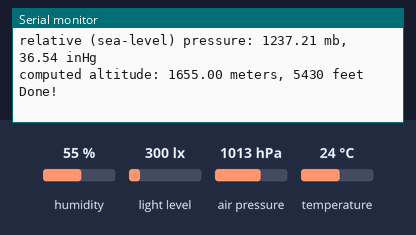
Bench run of a sketch on a simulated ESP8266 (NodeMCU). On the bench: the last lines printed to the serial monitor. The inputs (shaded band) are chosen by the test bench; at power-on: humidity 55 %, light level 300 lx, air pressure 1013 hPa, temperature 24 °C. WiFi joins after 1.5 s; servers stay silent unless stated.

Above: at 3.4 s.
3.5 s: humidity set to 22 %
6.5 s: light level set to 40 lx
At 7.86 s:
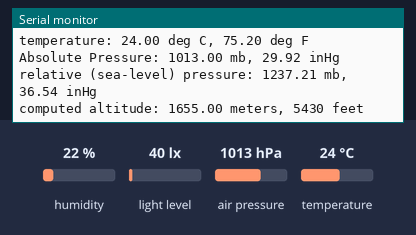
9.5 s: air pressure set to 952 hPa
At 10.1 s:
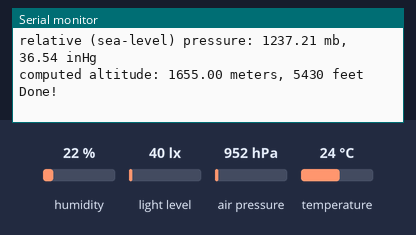
12.5 s: temperature set to 12 °C
At 13.24 s:
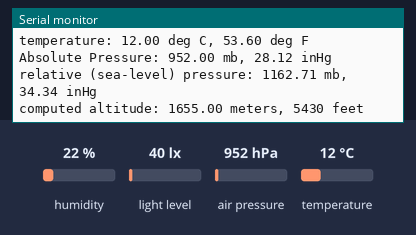

The sketch:

FinalWithThingSpeak.ino
```cpp
/* CONNECTION:
  DHT11:
  VCC - Vin
  GND- GND
  DATA - GPIO0/D3

  BMP180:
  VCC - 3.3V
  GND - GND
  SCL- D1
  SDA - D2
  (WARNING: do not connect + to 5V or the sensor will be damaged!)

  TSL2561:
  VCC - 3.3V
  GND -GND
  SCL - D1
  SDA - D2


*/
#include <ThingSpeak.h>               // add librery
#include <ESP8266WiFi.h>
#include <Adafruit_Sensor.h>
#include <DHT.h>   // including the library of DHT11 temperature and humidity sensor
#include <Adafruit_BMP085_U.h>
#include <Adafruit_TSL2561_U.h>
#include <SFE_BMP180.h>
#include <Wire.h>


WiFiClient  client;
unsigned long counterChannelNumber = 1171764;                // Channel ID
const char * myCounterReadAPIKey = "7CK4XE2KOM6QIJC1";      // Read API Key
const char * myCounterWriteAPIKey = "9IE05N1E0YDM79K3";     // Write API Key
const int FieldNumber1 = 1;
const int FieldNumber2 = 2;
const int FieldNumber3 = 3;
const int FieldNumber4 = 4;
const int FieldNumber5 = 5;
const int FieldNumber6 = 6;

SFE_BMP180 pressure; // You will need to create an SFE_BMP180 object, here called "pressure":
#define ALTITUDE 1655.0 // Altitude in meters

//By modifying the I2C address we can have up to three TSL2561 sensors connected on the same board:
Adafruit_TSL2561_Unified tsl = Adafruit_TSL2561_Unified(TSL2561_ADDR_FLOAT, 12345);  // 12345 default address

DHT dht(0, DHT11); // GPIO0, DHT11
char status;
double T, P, p0, a;


void setup(void)
{
  Serial.begin(115200);
  Serial.println();

  WiFi.begin("Redmi", "123456789");                 // write wifi name & password

  Serial.print("Connecting");
  while (WiFi.status() != WL_CONNECTED)
  {
    delay(500);
    Serial.print(".");
  }
  Serial.println();
  Serial.print("Connected, IP address: ");
  Serial.println(WiFi.localIP());
  ThingSpeak.begin(client);

  dht.begin();
  Serial.println("Humidity and temperature\n\n");
  delay(700);

  Serial.println("Light Sensor Test");
  Serial.println("");

  tsl.enableAutoRange(true);  //Auto-gain ... switches automatically between 1x and 16x

  // Changing the integration time gives you better sensor resolution (402ms = 16-bit data)

  tsl.setIntegrationTime(TSL2561_INTEGRATIONTIME_13MS);   /* fast but low resolution */
  // tsl.setIntegrationTime(TSL2561_INTEGRATIONTIME_101MS);  /* medium resolution and speed */
  // tsl.setIntegrationTime(TSL2561_INTEGRATIONTIME_402MS);  /* 16-bit data but slowest conversions */

  Serial.println(" ");

  if (pressure.begin())
    Serial.println("BMP180 init success");
  else
  {
    Serial.println("BMP180 init fail\n\n");
  }
}


void loop() {
  /*temperature sensor*/
  float h = dht.readHumidity();
  float t = dht.readTemperature();
  Serial.print("Humidity = ");
  Serial.print(h);
  Serial.print("%  ");
  ThingSpeak.setField(1 , h);           // hum
  Serial.print("temperature = ");
  Serial.print(t);
  Serial.println("C  ");
  Serial.println(" ");
  ThingSpeak.setField(2 , t);           // temp


  /*light intensity sensor */
  sensors_event_t event;    //where the sensor data will be stored
  tsl.getEvent(&event);

  /* Display the results (light is measured in lux) */
  if (event.light)
  {
    Serial.print("light = ");
    Serial.print(event.light);
    Serial.println(" lux");
    ThingSpeak.setField(3 , event.light);
  }
  else
  {
    /* If event.light = 0 lux the sensor is probably saturated9and no reliable data could be generated! */
    Serial.println("Sensor overload");
  }
  Serial.println(" ");

  /*pressure sensor*/
  // If you want sea-level-compensated pressure, as used in weather reports,
  // you will need to know the altitude at which your measurements are taken.
  // We're using a constant called ALTITUDE in this sketch:

  Serial.print("provided altitude: ");
  Serial.print(ALTITUDE, 0);  //0 indicates digits after decimal point
  Serial.print(" meters, ");
  Serial.print(ALTITUDE * 3.28084, 0);
  Serial.println(" feet");


  // If you want to measure altitude, and not pressure, you will instead need
  // to provide a known baseline pressure. This is shown at the end of the sketch.

  // You must first get a temperature measurement to perform a pressure reading.

  // Start a temperature measurement:
  // If request is successful, the number of ms to wait is returned.
  // If request is unsuccessful, 0 is returned.

  status = pressure.startTemperature();
  if (status != 0)
  {
    // Wait for the measurement to complete:
    delay(status);

    // Retrieve the completed temperature measurement:
    // Note that the measurement is stored in the variable T.
    // Function returns 1 if successful, 0 if failure.

    status = pressure.getTemperature(T);
    if (status != 0)
    {
      // Print out the measurement:
      Serial.print("temperature: ");
      Serial.print(T, 2);
      Serial.print(" deg C, ");
      Serial.print((9.0 / 5.0)*T + 32.0, 2);
      Serial.println(" deg F");

      // Start a pressure measurement:
      // The parameter is the oversampling setting, from 0 to 3 (highest res, longest wait).
      // If request is successful, the number of ms to wait is returned.
      // If request is unsuccessful, 0 is returned.

      status = pressure.startPressure(3);
      if (status != 0)
      {
        // Wait for the measurement to complete:
        delay(status);

        // Retrieve the completed pressure measurement:
        // Note that the measurement is stored in the variable P.
        // Note also that the function requires the previous temperature measurement (T).
        // (If temperature is stable, you can do one temperature measurement for a number of pressure measurements.)
        // Function returns 1 if successful, 0 if failure.

        status = pressure.getPressure(P, T);
        if (status != 0)
        {
          float x = P;
          // Print out the measurement:
          Serial.print("Absolute Pressure: ");
          //Serial.print(P, 2);
          Serial.print(x);
          Serial.print(" mb, ");
          Serial.print(P * 0.0295333727, 2);
          Serial.println(" inHg");

          ThingSpeak.setField(4 , x );                         /************************************************/

          // The pressure sensor returns absolute pressure, which varies with altitude.
          // To remove the effects of altitude, use the sea level function and your current altitude.
          // This number is commonly used in weather reports.
          // Parameters: P = absolute pressure in mb, ALTITUDE = current altitude in m.
          // Result: p0 = sea-level compensated pressure in mb

          p0 = pressure.sealevel(P, ALTITUDE); // we're at 1655 meters (Boulder, CO)
          float y = p0;
          Serial.print("relative (sea-level) pressure: ");
          //Serial.print(p0, 2);
          Serial.print(y);
          Serial.print(" mb, ");
          Serial.print(p0 * 0.0295333727, 2);
          Serial.println(" inHg");
          ThingSpeak.setField(5 , y);     /************************************/

          // On the other hand, if you want to determine your altitude from the pressure reading,
          // use the altitude function along with a baseline pressure (sea-level or other).
          // Parameters: P = absolute pressure in mb, p0 = baseline pressure in mb.
          // Result: a = altitude in m.

          a = pressure.altitude(P, p0);
          float z = a;
          Serial.print("computed altitude: ");
          //Serial.print(a, 0);
          Serial.print(z);
          Serial.print(" meters, ");
          Serial.print(a * 3.28084, 0);
          Serial.println(" feet");
          ThingSpeak.setField(6 , z);    /**********************************/
        }
        else Serial.println("error retrieving pressure measurement\n");
      }
      else Serial.println("error starting pressure measurement\n");
    }
    else Serial.println("error retrieving temperature measurement\n");
  }
  else Serial.println("error starting temperature measurement\n");


  ThingSpeak.writeFields(counterChannelNumber , myCounterWriteAPIKey);          // Send All value to thinkSpeak Server

  Serial.println("Done! ");
  Serial.println(" ");

  delay(5000);  // Pause for 2 seconds.
}
```

Measured:
- after the input at 6.5 s, the serial monitor: prints a new line after 1.1 s (image 1)
- after the input at 12.5 s, the serial monitor: prints a new line after 0.48 s (image 3)
